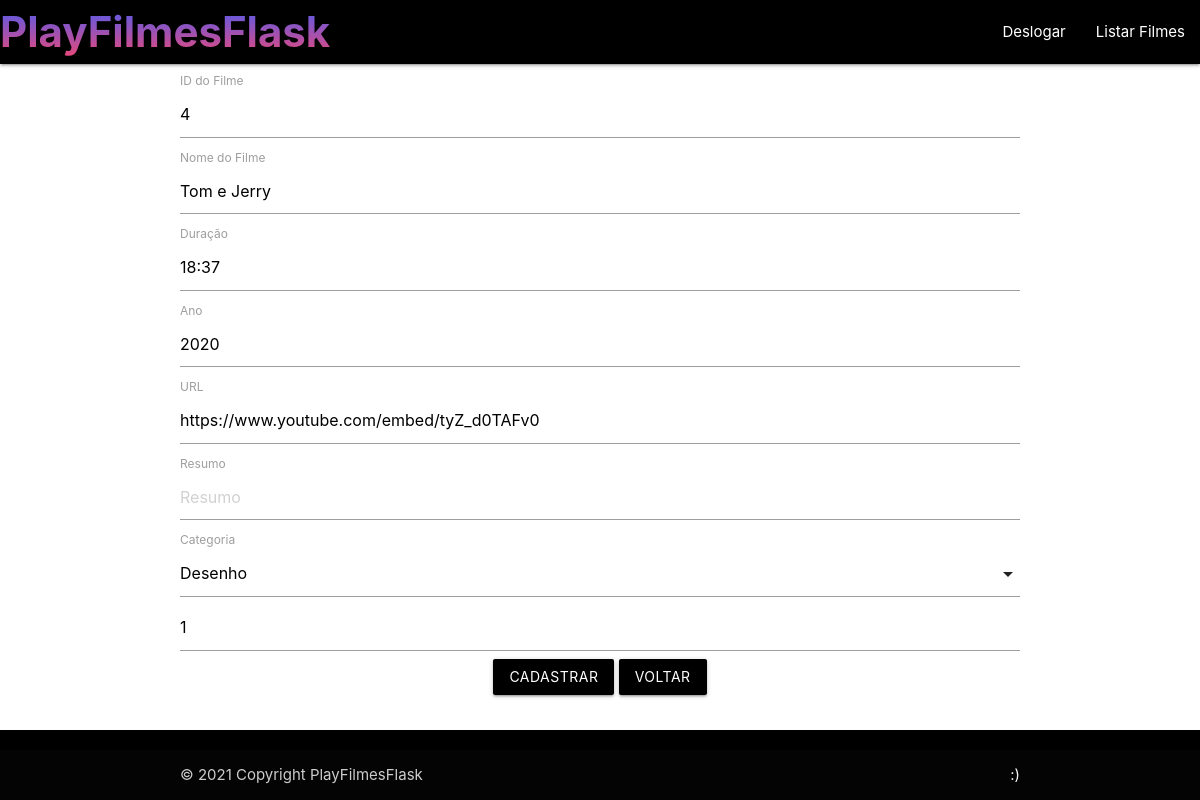
Page /cadfilme/4 (signed in) on the committed database.
### app/models/tables.py (models this page shows, shortened)
class Filme(db.Model):
	__tablename__ = "filmes"
	id          = db.Column(db.Integer, primary_key=True)
	nome        = db.Column(db.String(200))
	duracao     = db.Column(db.String(200))
	ano		    = db.Column(db.String(200))
	url         = db.Column(db.String(200))
	capa        = db.Column(db.String(200))
	resumo		= db.Column(db.Text)
	id_user_cad = db.Column(db.Integer, db.ForeignKey("users.id"))
	id_category = db.Column(db.Integer, db.ForeignKey("categorys.id"))
	user     = db.relationship("User", foreign_keys= id_user_cad)
	category = db.relationship("Category", foreign_keys= id_category)

### app/controllers/default.py (the view)
@app.route("/cadfilme/<int:filme_id>")
@app.route("/cadfilme/",methods=['GET','POST'])
@login_required
def cadFilme(filme_id = None):
	form = FilmeForm()
	if form.validate_on_submit():
		if form.capa.data:
			film = Filme(
						 nome 		 = form.nome.data,
			 			 duracao 	 = form.duracao.data,
						 ano 		 = form.ano.data,
						 url 	     = form.url.data,
						 capa 		 = form.capa.data.filename,
						 resumo 	 = form.resumo.data,
						 id_user_cad = form.id_user_cad.data,
						 id_category = form.id_category.data)
			f = form.capa.data
			filename = secure_filename(f.filename)
			f.save(os.path.join(os.getcwd(),app.config['UPLOAD_FOLDER'], filename))
			db.session.add(film)
			db.session.commit()
		else:
			filme = Filme.query.get(int(form.id.data))
			filme.id          = form.id.data
			filme.nome 		  = form.nome.data
			filme.duracao 	  = form.duracao.data
			filme.ano 		  = form.ano.data
			filme.url 	      = form.url.data
			filme.capa 		  = filme.capa
			filme.resumo	  = form.resumo.data
			filme.id_user_cad = form.id_user_cad.data
			filme.id_category = form.id_category.data
			db.session.commit()
		return render_template('FormFilme.html',form = form)
	else:
		print(">Error: ",form.errors)
	print(filme_id)
	if(filme_id != None):
		print('Edit')
		filme = Filme.query.filter_by(id=filme_id).first()
		if(filme):
			form.id.data            = filme.id
			form.nome.data          = filme.nome
			form.duracao.data		= filme.duracao
			form.ano.data			= filme.ano
			form.url.data			= filme.url
			form.resumo.data		= filme.resumo
			form.id_user_cad.data	= filme.id_user_cad
			form.id_category.data	= filme.id_category
	else:
		print(">>> Not edit")
	return render_template('FormFilme.html', form=form)

### app/models/forms.py
class FilmeForm(FlaskForm):
    id 			= IntegerField("id")
    nome 		= StringField("nome", validators=[DataRequired()])
    duracao		= StringField("duracao", validators=[DataRequired()])
    ano			= IntegerField("ano", validators=[DataRequired()])
    url			= StringField("url", validators=[DataRequired()])
    resumo      = StringField('resumo',validators=[DataRequired()])
    id_user_cad = IntegerField("id_user_cad", validators=[DataRequired()])
    id_category = SelectField("id_category",choices=[(1, 'Desenho'), (2, 'Comédia')] , validators=[DataRequired()])
    capa = FileField('capa', validators=[FileAllowed(['jpg', 'png'], 'Images only!')])

### app/controllers/default.py (called while the page is built)
@lm.user_loader
def load_user(user_id):
    return User.query.filter_by(id=user_id).first()

### app/models/tables.py (called while the page is built)
	@property
	def is_authenticated(self):
		return True

	def get_id(self):
		return str(self.id)

### app/templates/FormFilme.html (shortened to what this page needs)
	{% extends 'base.html' %}
	{% block content %}
	<div class="container" style="margin-top: 5px;">
		<div class="row">
			<div class="card-content">
				<form action="/cadfilme/" enctype="multipart/form-data" method="POST">
					{% if form.id.data %}
					<label>ID do Filme</label>
					{{form.id(class="form-control", placeholder="ID")}}
					{% endif %}
					<label>Nome do Filme</label>
					{{form.nome(class="form-control", placeholder="Nome")}}
					<label>Duração</label>
					{{form.duracao(class="form-control", placeholder="Duração")}}
					<label>Ano</label>
					{{form.ano(class="form-control", placeholder="Ano")}}
					<label>URL</label>
					{{form.url(class="form-control", placeholder="URL")}}
					<label>Resumo</label>
					{{form.resumo( class="materialize-textarea",cols="35", rows="20",placeholder="Resumo")}}
					<label>Categoria</label>
					{{form.id_user_cad(class="form-control", value=current_user.get_id(), placeholder="Capa")}}
					<div class="center">
						<button class="btn waves-effect waves-white black" type="submit">Cadastrar</button>
						<a href="{{url_for('listFilmesCad')}}" class="btn waves-effect waves-white black">
							Voltar
						</a>
					</div>
				</form>
			</div>
		</div>
	</div>
	{% endblock %}

### app/static/index.css (style rules this page uses)
body { display: flex; min-height: 100vh; flex-direction: column; }

### rows in the picture
Filme: id "4", nome "Tom e Jerry", duracao "18:37", ano "2020", url "https://www.youtube.com/embed/tyZ_d0TAFv0", id_user_cad "1"
